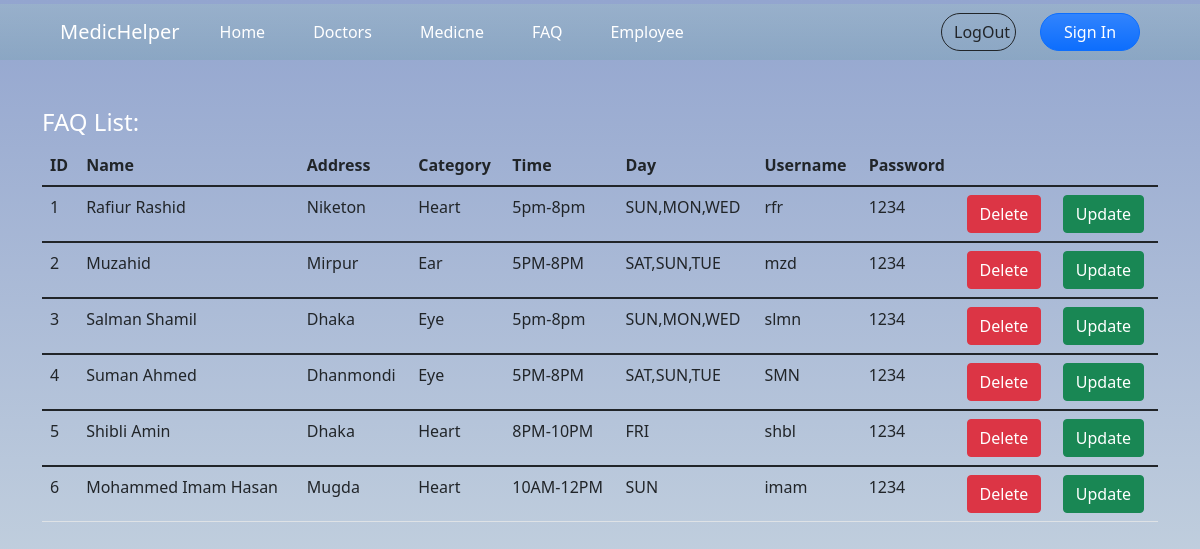
Page /doctor_read.php on the committed database.
### tables this page shows
CREATE TABLE `doctor` (
  `id` int(5) NOT NULL,
  `doctor_name` varchar(50) NOT NULL,
  `doctor_number` varchar(12) NOT NULL,
  `address` varchar(150) NOT NULL,
  `category` varchar(150) NOT NULL,
  `time` varchar(12) NOT NULL,
  `day` varchar(12) NOT NULL,
  `user_name` varchar(12) NOT NULL,
  `password` varchar(12) NOT NULL
);

### doctor_read.php (the view, shortened to what this page needs)
<!DOCTYPE html>
<html lang="en">
<head>
    <link href="https://cdn.jsdelivr.net/npm/bootstrap@5.1.3/dist/css/bootstrap.min.css" rel="stylesheet">
</head>
<body style="height:1000px; background-image: linear-gradient(#93A5CF,   #E4EfE9);">
<Header class="bg-success bg-gradient text-dark bg-opacity-10">
            <nav class="navbar navbar-expand-lg navbar-light mt-1 me-5 ms-5   ">
                <div class="container-fluid ">
                  <a class="navbar-brand text-white" href="">MedicHelper</a>
                  <div class="collapse navbar-collapse" id="navbarSupportedContent">
                    <ul class="navbar-nav me-auto mb-2 mb-lg-0">
                      <li class="nav-item">
                        <a class="nav-link active mx-3 text-white" aria-current="page" href="admin-dashboard.php">Home</a>
                      </li>
                      <li class="nav-item">
                        <a class="nav-link active mx-3 text-white" aria-current="page" href="#">Doctors</a>
                      </li>
                      <li class="nav-item">
                        <a class="nav-link active mx-3 text-white" aria-current="page" href="medicine_list.php">Medicne</a>
                      </li>
                      <li class="nav-item">
                        <a class="nav-link active mx-3 text-white" aria-current="page" href="#"> FAQ</a>
                      </li>
                      <li class="nav-item">
                        <a class="nav-link active mx-3 text-white" aria-current="page" href="#"> Employee</a>
                      </li>
                    </ul>
                    <form class="d-flex">
                    <a href="index.php"><button style="width:75px"  type="button" class="btn btn-outline-dark me-4 rounded-pill  ">LogOut</button></a>
                    <button style="width:100px" type="button" class="btn btn-primary bg-gradient rounded-pill  ">Sign In</button>
                    </form>
                  </div>
                </div>
              </nav>
        </Header>
<div class="container">
<h4 class="text-white mt-5">FAQ List:</h4>
<table class="table">
  <thead>
    <tr>
      <th scope="col">ID</th>
      <th scope="col">Name</th>
      <th scope="col">Address</th>
      <th scope="col">Category</th>
      <th scope="col">Time</th>
      <th scope="col">Day</th>
      <th scope="col">Username</th>
      <th scope="col">Password</th>
    </tr>
  </thead>
<?php
	$connect = mysqli_connect( HOST, USER, PASS, DB )
		or die("Can not connect");
	$results = mysqli_query( $connect, "SELECT * FROM doctor" );
    $check_result= mysqli_num_rows($results)> 0;
    if($check_result){
        while( $rows = mysqli_fetch_array( $results ) )
        {
            ?>
  <tbody>
    <tr>
      <td><?php echo $rows ['id']?></td>
      <td><?php echo $rows ['doctor_name']?></td>
      <td><?php echo $rows ['address']?></td>
      <td><?php echo $rows ['category']?></td>
      <td><?php echo $rows ['time']?></td>
      <td><?php echo $rows ['day']?></td>
      <td><?php echo $rows ['user_name']?></td>
      <td><?php echo $rows ['password']?></td>
      <td><a style="text-decoration:none;" href ="doc_delete.php?id=<?php echo $rows ['id'];?>"><button class="btn btn-danger text-white"> Delete </button></a></td>
      <td><a href="doctor_update.php?id=<?php echo $rows ['id']?>&doctor_name=<?php echo $rows ['doctor_name']?>&doctor_number=<?php echo $rows ['doctor_number']?>&address=<?php echo $rows ['address']?>&category=<?php echo $rows ['category']?>&time= <?php echo $rows ['time']?> &day=<?php echo $rows ['day']?> &user_name=<?php echo $rows ['user_name']?> &password=<?php echo $rows ['password']?>"><button class="btn btn-success">Update</button></a></td>
    </tr>
  </tbody>
<?php
    }
}
else{
   die("Can not execute query");
}
?>
</table>
</div>
<br><br>
</body>
</html>

### rows in the picture
doctor: id "1", doctor_name "Rafiur Rashid", address "Niketon", category "Heart", time "5pm-8pm", day "SUN,MON,WED", user_name "rfr", password "1234"
doctor: id "2", doctor_name "Muzahid", address "Mirpur", category "Ear", time "5PM-8PM", day "SAT,SUN,TUE", user_name "mzd", password "1234"
doctor: id "3", doctor_name "Salman Shamil", address "Dhaka", category "Eye", time "5pm-8pm", day "SUN,MON,WED", user_name "slmn", password "1234"
doctor: id "4", doctor_name "Suman Ahmed", address "Dhanmondi", category "Eye", time "5PM-8PM", day "SAT,SUN,TUE", user_name "SMN", password "1234"
doctor: id "5", doctor_name "Shibli Amin", address "Dhaka", category "Heart", time "8PM-10PM", day "FRI", user_name "shbl", password "1234"
doctor: id "6", doctor_name "Mohammed Imam Hasan", address "Mugda", category "Heart", time "10AM-12PM", day "SUN", user_name "imam", password "1234"
